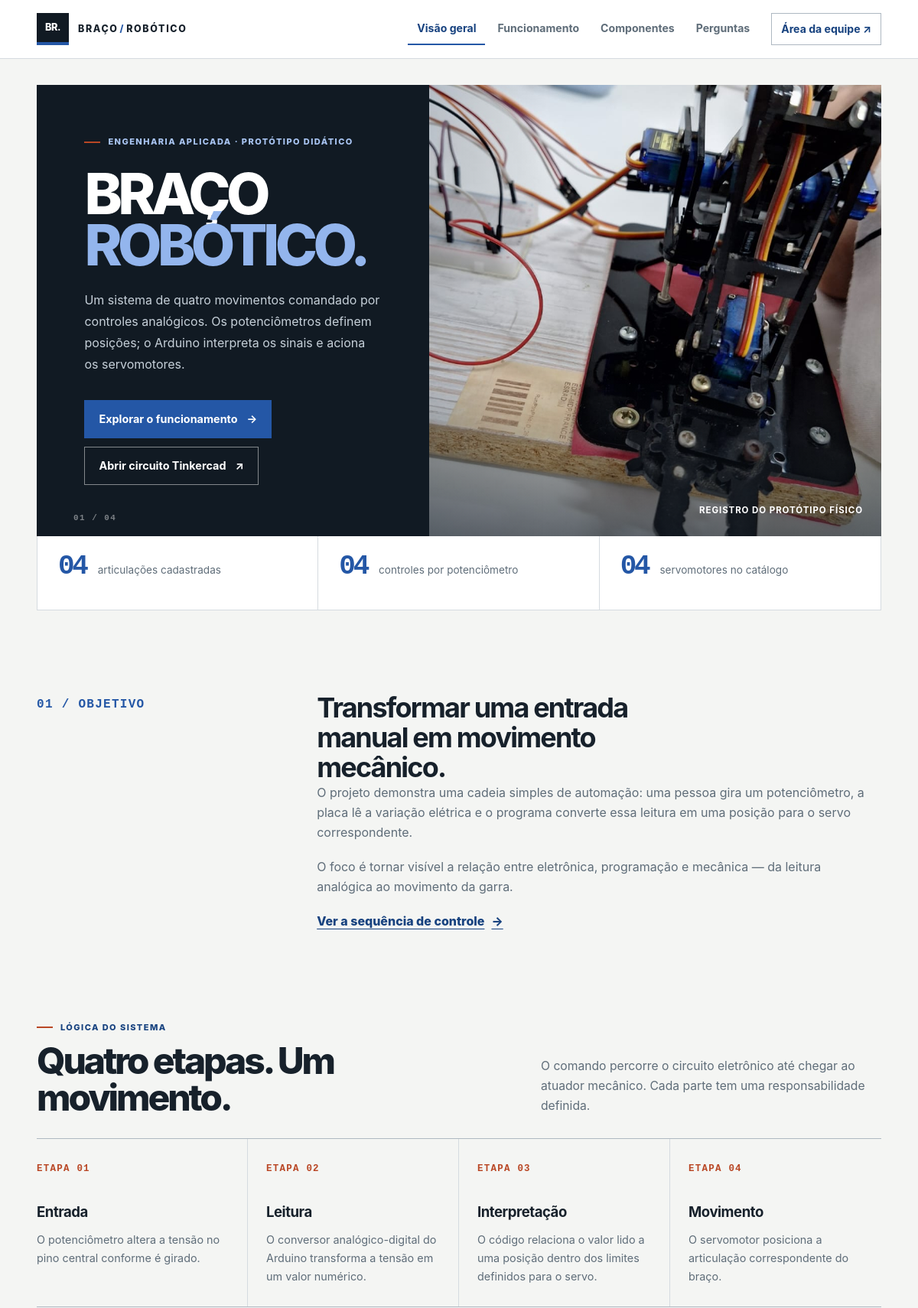
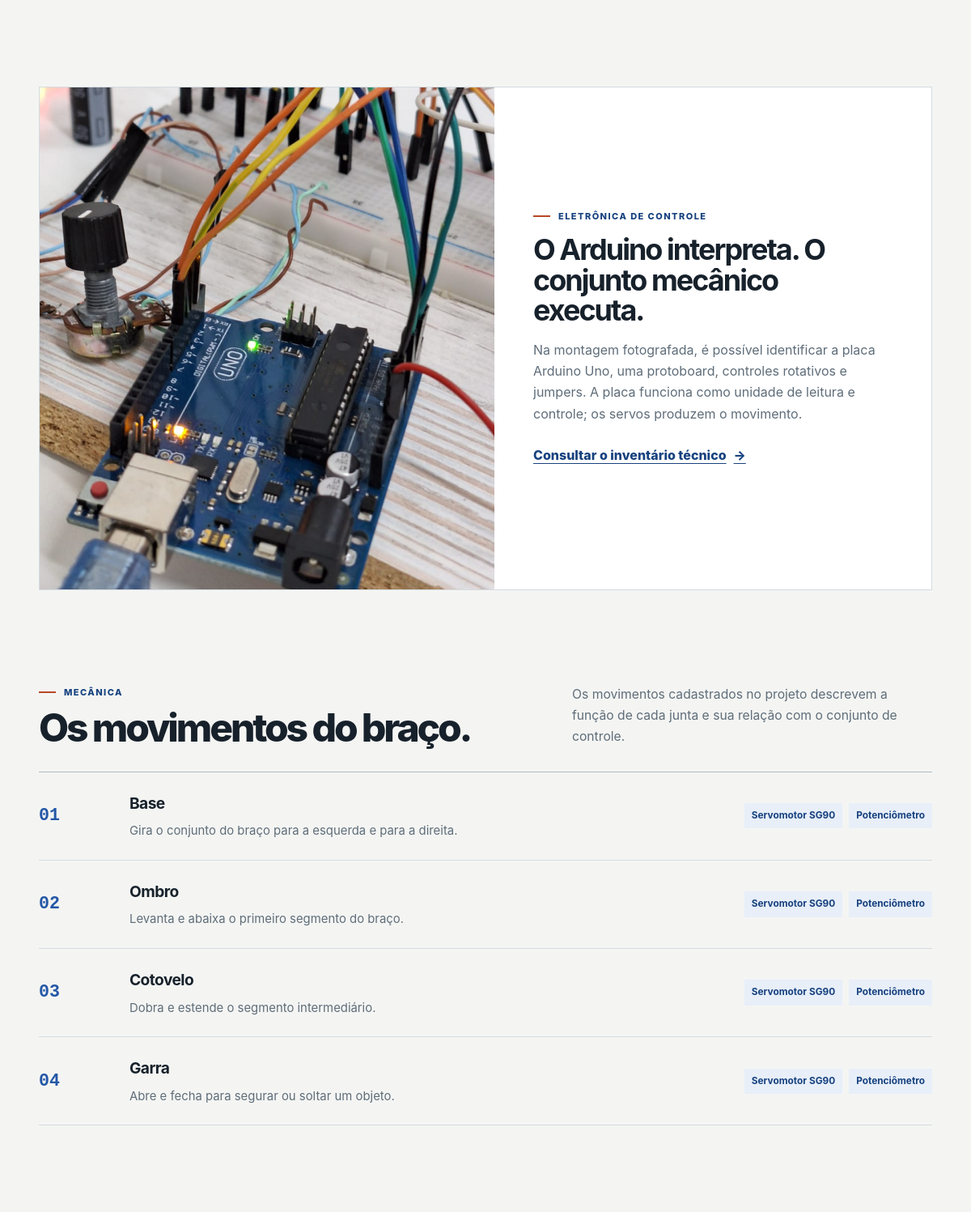
The page / (upper part) on the database its author committed (2 pictures, top to bottom).
### tables this page shows
CREATE TABLE IF NOT EXISTS componentes (
  id INT UNSIGNED NOT NULL AUTO_INCREMENT,
  categoria_id INT UNSIGNED NOT NULL,
  nome VARCHAR(80) NOT NULL,
  descricao VARCHAR(500) NOT NULL,
  quantidade TINYINT UNSIGNED NOT NULL DEFAULT 1,
  especificacao VARCHAR(120) NULL,
  criado_em TIMESTAMP NOT NULL DEFAULT CURRENT_TIMESTAMP,
  atualizado_em TIMESTAMP NOT NULL DEFAULT CURRENT_TIMESTAMP ON UPDATE CURRENT_TIMESTAMP,
  PRIMARY KEY (id),
  UNIQUE KEY uq_componentes_nome (nome),
  KEY idx_componentes_categoria (categoria_id),
  CONSTRAINT ck_componentes_qtd CHECK (quantidade BETWEEN 1 AND 99),
  CONSTRAINT fk_componentes_categoria FOREIGN KEY (categoria_id)
    REFERENCES categorias (id) ON DELETE RESTRICT ON UPDATE CASCADE
);

CREATE TABLE IF NOT EXISTS articulacoes (
  id INT UNSIGNED NOT NULL AUTO_INCREMENT,
  nome VARCHAR(40) NOT NULL,
  descricao VARCHAR(250) NOT NULL,
  ordem TINYINT UNSIGNED NOT NULL,
  servo_componente_id INT UNSIGNED NULL,
  entrada_componente_id INT UNSIGNED NULL,
  PRIMARY KEY (id),
  UNIQUE KEY uq_articulacoes_nome (nome),
  UNIQUE KEY uq_articulacoes_ordem (ordem),
  CONSTRAINT fk_articulacoes_servo FOREIGN KEY (servo_componente_id)
    REFERENCES componentes (id) ON DELETE SET NULL ON UPDATE CASCADE,
  CONSTRAINT fk_articulacoes_entrada FOREIGN KEY (entrada_componente_id)
    REFERENCES componentes (id) ON DELETE SET NULL ON UPDATE CASCADE
);

### src/bootstrap.php (called while the page is built, shortened)
<?php
spl_autoload_register(static function (string $class): void {
    $prefix = 'App\\';
    $file = __DIR__ . '/' . str_replace('\\', '/', substr($class, strlen($prefix))) . '.php';
});
require __DIR__ . '/helpers.php';

### config/config.local.php (called while the page is built)
<?php
return [
    'db' => [
        'host' => '127.0.0.1',
        'port' => '3307',
        'name' => 'braco_robotico',
        'user' => 'root',
        'pass' => '',
    ],
    'admin' => [
        'user' => '',
        'password_hash' => '',
    ],
];

### config/config.php (called while the page is built)
<?php
$local = is_file(__DIR__ . '/config.local.php') ? require __DIR__ . '/config.local.php' : [];
$localDb = $local['db'] ?? [];
$localAdmin = $local['admin'] ?? [];
$get = static function (string $key, mixed $fallback): mixed {
    $value = getenv($key);
    return $value !== false && $value !== '' ? $value : $fallback;
};
return [
    'db' => [
        'host' => $get('DB_HOST', $localDb['host'] ?? '127.0.0.1'),
        'port' => $get('DB_PORT', $localDb['port'] ?? '3307'),
        'name' => $get('DB_NAME', $localDb['name'] ?? 'braco_robotico'),
        'user' => $get('DB_USER', $localDb['user'] ?? 'root'),
        'pass' => $get('DB_PASS', $localDb['pass'] ?? ''),
        'charset' => 'utf8mb4',
    ],
    'admin' => [
        'user' => $get('ADMIN_USER', $localAdmin['user'] ?? ''),
        'password_hash' => $get('ADMIN_PASSWORD_HASH', $localAdmin['password_hash'] ?? ''),
    ],
];

### src/Database.php (called while the page is built, shortened)
<?php
final class Database
{
    private static ?PDO $pdo = null;
    public static function conectar(): PDO
    {
        if (self::$pdo === null) {
            $config = (require __DIR__ . '/../config/config.php')['db'];
            $dsn = sprintf(
                'mysql:host=%s;port=%s;dbname=%s;charset=%s',
                $config['host'], $config['port'], $config['name'], $config['charset']
            );
            self::$pdo = new PDO($dsn, $config['user'], $config['pass'], [
                PDO::ATTR_ERRMODE => PDO::ERRMODE_EXCEPTION,
                PDO::ATTR_DEFAULT_FETCH_MODE => PDO::FETCH_ASSOC,
                PDO::ATTR_EMULATE_PREPARES => false,
                PDO::ATTR_STRINGIFY_FETCHES => false,
            ]);
        }
        return self::$pdo;
    }
}

### src/Services/ProjetoService.php (called while the page is built, shortened)
<?php
final class ProjetoService
{
    private PDO $db;
    public function __construct()
    {
        $this->db = Database::conectar();
    }
    public function articulacoes(): array
    {
        return $this->db->query(
            'SELECT a.id, a.nome, a.descricao, a.ordem,
                    servo.nome AS servo, entrada.nome AS entrada
             FROM articulacoes a
             LEFT JOIN componentes servo ON servo.id = a.servo_componente_id
             LEFT JOIN componentes entrada ON entrada.id = a.entrada_componente_id
             ORDER BY a.ordem'
        )->fetchAll();
    }
}

### src/Services/ComponenteService.php (called while the page is built, shortened)
<?php
final class ComponenteService
{
    private PDO $db;
    public function __construct()
    {
        $this->db = Database::conectar();
    }
    public function listar(): array
    {
        return $this->db->query(
            'SELECT c.id, c.nome, c.descricao, c.quantidade, c.especificacao, g.nome AS categoria
             FROM componentes c JOIN categorias g ON g.id = c.categoria_id
             ORDER BY g.nome, c.nome'
        )->fetchAll();
    }
}

### public/index.php (the view, shortened to what this page needs)
<?php
require __DIR__ . '/../src/bootstrap.php';
$projeto = new ProjetoService();
$componentes = (new ComponenteService())->listar();
$articulacoes = $projeto->articulacoes();
$servoQtd = 0;
$potQtd = 0;
foreach ($componentes as $componente) {
    if (stripos($componente['nome'], 'servomotor') !== false) $servoQtd = (int) $componente['quantidade'];
    if (stripos($componente['nome'], 'potenci') !== false) $potQtd = (int) $componente['quantidade'];
}
?>
<section class="hero" aria-labelledby="hero-title">
  <div class="hero-copy">
    <span class="eyebrow">Engenharia aplicada · Protótipo didático</span>
    <h1 id="hero-title">BRAÇO <em>ROBÓTICO.</em></h1>
    <p>Um sistema de quatro movimentos comandado por controles analógicos. Os potenciômetros definem posições; o Arduino interpreta os sinais e aciona os servomotores.</p>
    <div class="hero-actions">
      <a class="button" href="como-funciona.php">Explorar o funcionamento <span aria-hidden="true">→</span></a>
      <a class="button button-outline" href="https://www.tinkercad.com/things/5DKR8zgIWQp-braco?sharecode=Ym4qbowYRLuL_HKy80PfK6PDOhIyJoJqjXYvjDnkGhg" target="_blank" rel="noopener noreferrer">Abrir circuito Tinkercad <span aria-hidden="true">↗</span></a>
    </div>
  </div>
  <div class="hero-visual">
    <img src="img/braco-robotico.jpeg" alt="Protótipo físico de braço robótico com estrutura articulada preta, servomotores azuis e garra mecânica" fetchpriority="high">
    <span class="photo-tag">Registro do protótipo físico</span>
  </div>
</section>
<section class="metrics" aria-label="Dados principais do protótipo">
  <div class="metric"><strong><?= count($articulacoes) ? str_pad((string) count($articulacoes), 2, '0', STR_PAD_LEFT) : '—' ?></strong><span>articulações cadastradas</span></div>
  <div class="metric"><strong><?= $potQtd ? str_pad((string) $potQtd, 2, '0', STR_PAD_LEFT) : '—' ?></strong><span>controles por potenciômetro</span></div>
  <div class="metric"><strong><?= $servoQtd ? str_pad((string) $servoQtd, 2, '0', STR_PAD_LEFT) : '—' ?></strong><span>servomotores no catálogo</span></div>
</section>
<section class="section intro-split">
  <div><span class="intro-index">01 / OBJETIVO</span></div>
  <div>
    <h2>Transformar uma entrada manual em movimento mecânico.</h2>
    <p>O projeto demonstra uma cadeia simples de automação: uma pessoa gira um potenciômetro, a placa lê a variação elétrica e o programa converte essa leitura em uma posição para o servo correspondente.</p>
    <p>O foco é tornar visível a relação entre eletrônica, programação e mecânica — da leitura analógica ao movimento da garra.</p>
    <a class="text-link" href="como-funciona.php">Ver a sequência de controle <span aria-hidden="true">→</span></a>
  </div>
</section>
<section class="section" aria-labelledby="process-title">
  <div class="section-heading">
    <div><span class="eyebrow">Lógica do sistema</span><h2 id="process-title">Quatro etapas. Um movimento.</h2></div>
    <p>O comando percorre o circuito eletrônico até chegar ao atuador mecânico. Cada parte tem uma responsabilidade definida.</p>
  </div>
  <div class="steps-grid">
    <article class="step-card"><span class="step-no">ETAPA 01</span><h3>Entrada</h3><p>O potenciômetro altera a tensão no pino central conforme é girado.</p></article>
    <article class="step-card"><span class="step-no">ETAPA 02</span><h3>Leitura</h3><p>O conversor analógico-digital do Arduino transforma a tensão em um valor numérico.</p></article>
    <article class="step-card"><span class="step-no">ETAPA 03</span><h3>Interpretação</h3><p>O código relaciona o valor lido a uma posição dentro dos limites definidos para o servo.</p></article>
    <article class="step-card"><span class="step-no">ETAPA 04</span><h3>Movimento</h3><p>O servomotor posiciona a articulação correspondente do braço.</p></article>
  </div>
</section>
<section class="section split-panel">
  <img src="img/arduino-protoboard.jpeg" alt="Registro da montagem eletrônica: placa Arduino Uno, protoboard, potenciômetro e cabos de conexão" loading="lazy">
  <div class="split-copy">
    <span class="eyebrow">Eletrônica de controle</span>
    <h2>O Arduino interpreta. O conjunto mecânico executa.</h2>
    <p>Na montagem fotografada, é possível identificar a placa Arduino Uno, uma protoboard, controles rotativos e jumpers. A placa funciona como unidade de leitura e controle; os servos produzem o movimento.</p>
    <a class="text-link" href="componentes.php">Consultar o inventário técnico <span aria-hidden="true">→</span></a>
  </div>
</section>
<section class="section" aria-labelledby="axes-title">
  <div class="section-heading">
    <div><span class="eyebrow">Mecânica</span><h2 id="axes-title">Os movimentos do braço.</h2></div>
    <p>Os movimentos cadastrados no projeto descrevem a função de cada junta e sua relação com o conjunto de controle.</p>
  </div>
  <div class="axis-grid">
    <?php foreach ($articulacoes as $a): ?>
      <article class="axis-card">
        <div class="axis-icon"><?= str_pad((string) $a['ordem'], 2, '0', STR_PAD_LEFT) ?></div>
        <div><h3><?= e($a['nome']) ?></h3><p><?= e($a['descricao']) ?></p></div>
        <div class="axis-meta"><span><?= e($a['servo'] ?: 'Servomotor') ?></span><span><?= e($a['entrada'] ?: 'Potenciômetro') ?></span></div>
      </article>
    <?php endforeach; ?>
  </div>
</section>

### rows shown on the page
componentes: quantidade "04"
componentes: quantidade "04"
articulacoes: ordem "01", nome "Base", descricao "Gira o conjunto do braço para a esquerda e para a direita.", servo_componente.nome "Servomotor SG90", entrada_componente.nome "Potenciômetro"
articulacoes: ordem "02", nome "Ombro", descricao "Levanta e abaixa o primeiro segmento do braço.", servo_componente.nome "Servomotor SG90", entrada_componente.nome "Potenciômetro"
articulacoes: ordem "03", nome "Cotovelo", descricao "Dobra e estende o segmento intermediário.", servo_componente.nome "Servomotor SG90", entrada_componente.nome "Potenciômetro"
articulacoes: ordem "04", nome "Garra", descricao "Abre e fecha para segurar ou soltar um objeto.", servo_componente.nome "Servomotor SG90", entrada_componente.nome "Potenciômetro"

### other values the page prints
$label "Visão geral"
$label "Funcionamento"
$label "Componentes"
$label "Perguntas"
str_pad((string) count($articulacoes), 2, '0', STR_PAD_LEFT) "04"
